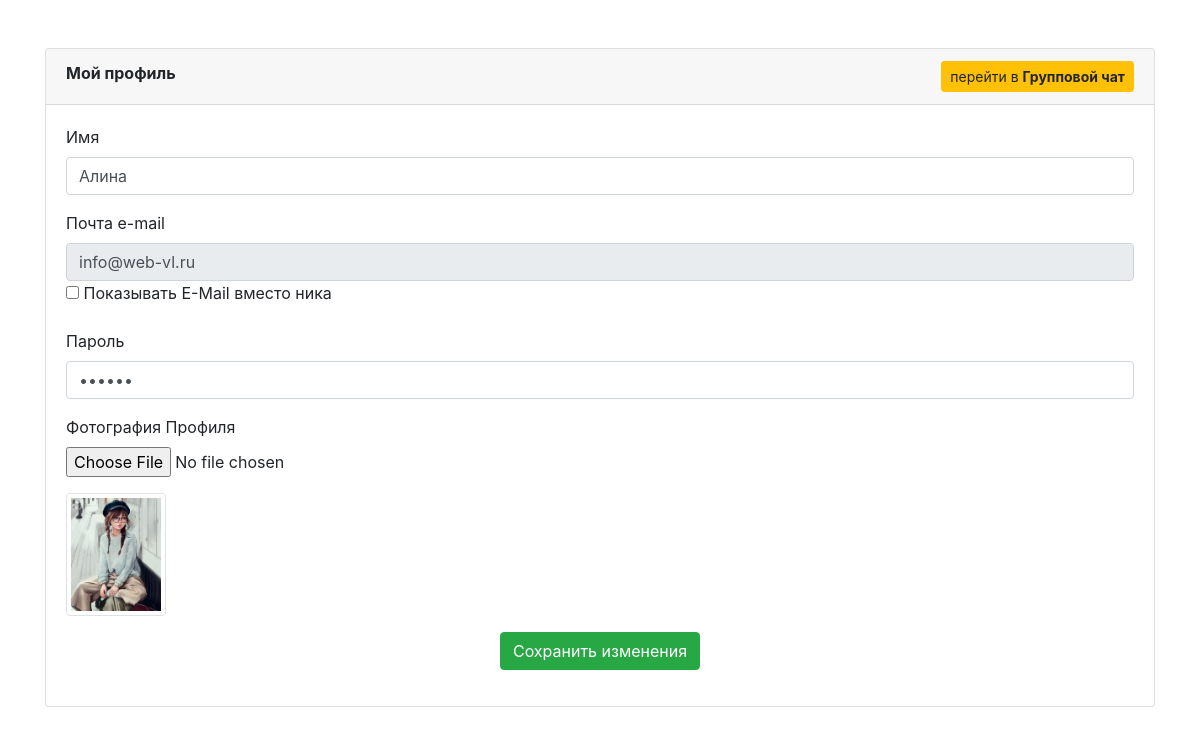
The app's page /profile.php (signed in) with its own data.
### tables this page shows
CREATE TABLE `chat_application_users` (
  `user_id` int NOT NULL,
  `user_name` varchar(250) NOT NULL,
  `user_email` varchar(250) NOT NULL,
  `user_password` varchar(100) NOT NULL,
  `memberof` varchar(250) DEFAULT NULL,
  `showemail` int DEFAULT NULL,
  `user_profile` varchar(100) NOT NULL,
  `user_status` enum('Disabled','Enable') NOT NULL,
  `user_created_on` datetime NOT NULL,
  `user_verification_code` varchar(100) NOT NULL COMMENT 'Registration Verification Code sent to the user''s email',
  `user_login_status` enum('Logout','Login') NOT NULL,
  `user_token` varchar(32) DEFAULT NULL COMMENT 'A random unique string we generate with every login to be used in conjunction with `user_connection_id` to implement One-to-One Private Chat',
  `user_connection_id` int DEFAULT NULL COMMENT 'Unique Connection ID generated by the WebSocket Connection for every connected client (used in conjuntion with `user_token` column to implement One-to-One Private Chat)'
);

### database/Database_connection.php (called while the page is built)
<?php
class Database_connection
{
	function connect()
	{
		$connect = new PDO("mysql:host=MySQL-8.0; dbname=messenger", "root", "1");
		return $connect;
	}
}
?>

### database/ChatUserModel.php (called while the page is built, shortened)
<?php
class ChatUserModel
{
	private $user_id;
	public $connect;
	public function __construct()
	{
		require_once('Database_connection.php');
		$database_object = new Database_connection;
		$this->connect = $database_object->connect();
	}
	function setUserId($user_id)
	{
		$this->user_id = $user_id;
	}
	function get_user_data_by_id()
	{
		$query =
			"SELECT * FROM chat_application_users
			WHERE user_id = :user_id"
		;
		$statement = $this->connect->prepare($query);
		$statement->bindParam(':user_id', $this->user_id);
		try
		{
			if ($statement->execute())
			{
				$user_data = $statement->fetch(PDO::FETCH_ASSOC);
			}
			else
			{
				$user_data = array();
			}
		}
		catch (Exception $error)
		{
			echo $error->getMessage();
		}
		return $user_data;
	}
}
?>

### profile.php (the view, shortened to what this page needs)
<?php
require('database/ChatUserModel.php');
$user_object = new ChatUserModel;
$user_id = '';
foreach ($_SESSION['user_data'] as $key => $value)
{
    $user_id = $value['id'];
}
$user_object->setUserId($user_id);
$user_data = $user_object->get_user_data_by_id();
?>
<!DOCTYPE html>
<html>
<head>
    <link href="vendor-front/bootstrap/bootstrap.min.css" rel="stylesheet">
    <link href="vendor-front/fontawesome-free/css/all.min.css" rel="stylesheet" type="text/css">
    <link rel="stylesheet" type="text/css" href="vendor-front/parsley/parsley.css"/>
</head>
<body>
	<div class="container">
        <br> <br>
		<div class="card">
			<div class="card-header">
                <div class="row">
                    <div class="col-md-6"><strong>Мой профиль</strong></div>
                    <div class="col-md-6 text-right"><a href="group_chat.php" class="btn btn-warning btn-sm">перейти в <b>Групповой чат</b></a></div>
                </div>
            </div>
            <div class="card-body">
                <form method="post" id="profile_form" enctype="multipart/form-data">
                    <div class="form-group">
                        <label>Имя</label>
                        <input type="text" name="user_name" id="user_name" class="form-control" data-parsley-pattern="/^[a-zA-Zа-яА-ЯёЁ0-9\s\?]+$/" required value="<?php echo $user_data['user_name']; ?>" />
                    </div>
                    <div class="form-group">
                        <label>Почта e-mail</label>
                        <input type="email" name="user_email" id="user_email" class="form-control" data-parsley-type="email" required readonly value="<?php echo $user_data['user_email']; ?>" />
                        <input type="checkbox" id="showemail" name="showemail"<?php echo (isset($_POST["showemail"]) || (isset($user_data["showemail"]) && $user_data["showemail"])) ? "checked" : ""; ?> />
                        <label for="showemail">Показывать E-Mail вместо ника</label>
                    </div>
                    <div class="form-group">
                        <label>Пароль</label>
                        <input type="password" name="user_password" id="user_password" class="form-control" data-parsley-minlength="6" data-parsley-maxlength="12" data-parsley-pattern="^[a-zA-Z0-9]+$" required value="<?php echo $user_data['user_password']; ?>" />
                    </div>
                    <div class="form-group">
                        <label>Фотография Профиля</label><br />
                        <input type="file" name="user_profile" id="user_profile" />
                        <br />
                        <img src="<?php echo $user_data['user_profile']; ?>" class="img-fluid img-thumbnail mt-3" width="100" />
                    </div>
                    <div class="form-group text-center">
                        <input type="submit" name="edit" class="btn btn-success" value="Сохранить изменения" />
                    </div>
                </form>
            </div>
		</div>
	</div>
</body>
</html>

### records on screen
chat_application_users: user_name "Алина", user_email "info@web-vl.ru", user_profile (picture)
